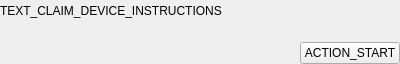
<?xml version="1.0" encoding="UTF-8"?>
<ui version="4.0">
 <class>ClaimDeviceInstructionsWidget</class>
 <widget class="QWidget" name="ClaimDeviceInstructionsWidget">
  <property name="geometry">
   <rect>
    <x>0</x>
    <y>0</y>
    <width>400</width>
    <height>64</height>
   </rect>
  </property>
  <property name="windowTitle">
   <string>Form</string>
  </property>
  <layout class="QVBoxLayout" name="verticalLayout">
   <property name="spacing">
    <number>20</number>
   </property>
   <property name="leftMargin">
    <number>0</number>
   </property>
   <property name="topMargin">
    <number>0</number>
   </property>
   <property name="rightMargin">
    <number>0</number>
   </property>
   <property name="bottomMargin">
    <number>0</number>
   </property>
   <item>
    <widget class="QLabel" name="label">
     <property name="sizePolicy">
      <sizepolicy hsizetype="Preferred" vsizetype="Expanding">
       <horstretch>0</horstretch>
       <verstretch>0</verstretch>
      </sizepolicy>
     </property>
     <property name="lineWidth">
      <number>0</number>
     </property>
     <property name="text">
      <string>TEXT_CLAIM_DEVICE_INSTRUCTIONS</string>
     </property>
     <property name="wordWrap">
      <bool>true</bool>
     </property>
    </widget>
   </item>
   <item>
    <layout class="QHBoxLayout" name="horizontalLayout">
     <item>
      <spacer name="horizontalSpacer">
       <property name="orientation">
        <enum>Qt::Horizontal</enum>
       </property>
       <property name="sizeHint" stdset="0">
        <size>
         <width>40</width>
         <height>20</height>
        </size>
       </property>
      </spacer>
     </item>
     <item>
      <widget class="QPushButton" name="button_start">
       <property name="cursor">
        <cursorShape>PointingHandCursor</cursorShape>
       </property>
       <property name="text">
        <string>ACTION_START</string>
       </property>
      </widget>
     </item>
    </layout>
   </item>
  </layout>
 </widget>
 <resources/>
 <connections/>
</ui>
